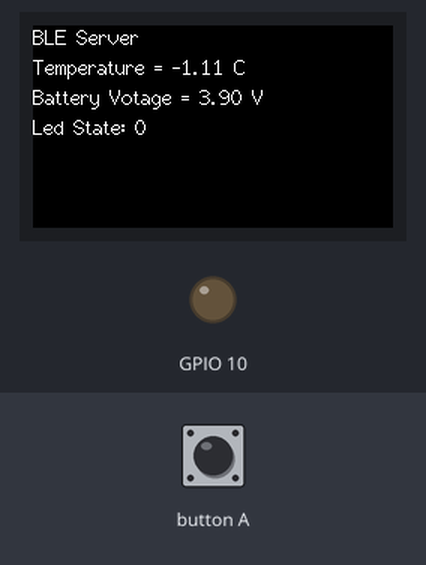
The sketch below on a simulated ESP32. Parts: 240×135 colour display, output pins drawn as LEDs (lit = HIGH). The inputs (shaded band) are chosen by the test bench. Nothing arrives over Bluetooth unless stated; a phone connects over Bluetooth LE 3 s after start; what the sketch prints to the serial monitor is not drawn.

Above: at 3.7 s.
3.8 s: button A pressed for 0.15 s
At 5.1 s:
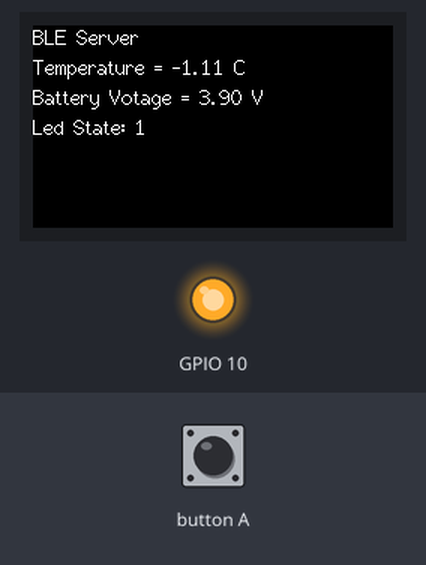
5.4 s: button A pressed for 1 s
At 6.7 s:
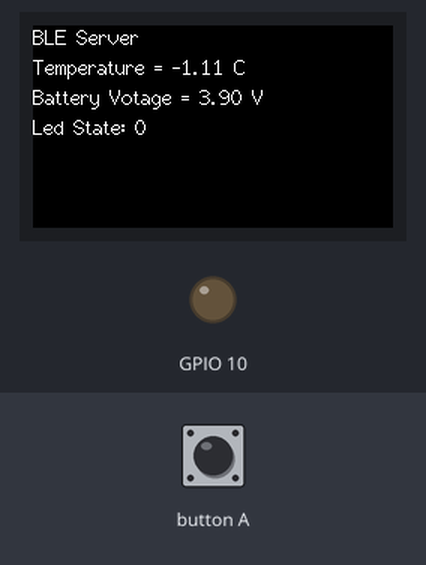
7.9 s: button A pressed for 3.2 s
At 8.6 s:
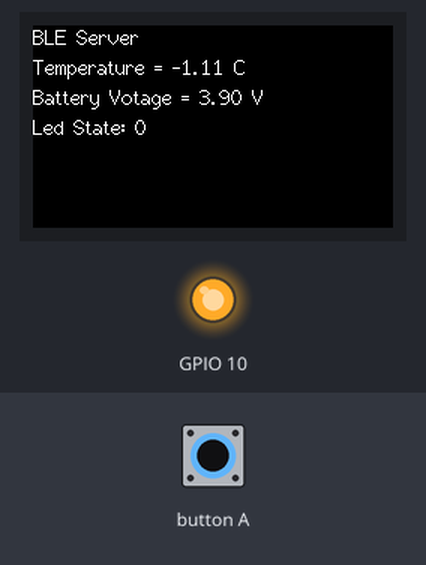
Timing chart, 0 to 10.9 s (numbered marks = the images above; inputs shaded):
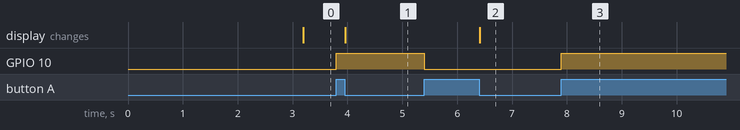

Measured:
- after the input at 3.8 s, GPIO 10: LOW → HIGH at once; the display: changes after 0.16 s (image 1)
- after the input at 5.4 s, GPIO 10: HIGH → LOW at once; the display: changes after 1.0 s (image 2)
- after the input at 7.9 s, GPIO 10: LOW → HIGH at once

The sketch:

BLE_Server.ino
```cpp
#include <BLEDevice.h>
#include <BLEServer.h>
//#include <BLEUtils.h>
//#include <BLE2902.h>
#include <M5StickCPlus.h>

//#include <Wire.h>

//Default Temperature in Celsius
#define temperatureCelsius

//change to unique BLE server name
#define bleServerName "CSC2106-BLE#01"

float tempC;
float tempF;
float vBatt = 5.0;  // initial value
bool isLedOn = false;


// Timer variables
unsigned long lastTime = 0;
unsigned long timerDelay = 15000;   // update refresh every 15sec

bool deviceConnected = false;

// See the following for generating UUIDs:
// https://www.uuidgenerator.net/
#define SERVICE_UUID "01234567-0123-4567-89ab-0123456789ab"

// Temperature Characteristic and Descriptor
#ifdef temperatureCelsius
  BLECharacteristic imuTemperatureCelsiusCharacteristics("01234567-0123-4567-89ab-0123456789cd", BLECharacteristic::PROPERTY_NOTIFY);
  BLEDescriptor imuTemperatureCelsiusDescriptor(BLEUUID((uint16_t)0x2902));
#else
  BLECharacteristic imuTemperatureFahrenheitCharacteristics("01234567-0123-4567-89ab-0123456789de", BLECharacteristic::PROPERTY_NOTIFY);
  BLEDescriptor imuTemperatureFahrenheitDescriptor(BLEUUID((uint16_t)0x2902));
#endif

// Battery Voltage Characteristic and Descriptor
BLECharacteristic axpVoltageCharacteristics("01234567-0123-4567-89ab-0123456789ef", BLECharacteristic::PROPERTY_NOTIFY);
BLEDescriptor axpVoltageDescriptor(BLEUUID((uint16_t)0x2903));

// Battery Led Characteristic and Descriptor
BLECharacteristic axpLedCharacteristics("01234567-0123-4567-89ab-0123456789fg", BLECharacteristic::PROPERTY_NOTIFY);
BLEDescriptor axpLedDescriptor(BLEUUID((uint16_t)0x2904));

//Setup callbacks onConnect and onDisconnect
class MyServerCallbacks: public BLEServerCallbacks {
  void onConnect(BLEServer* pServer) {
    deviceConnected = true;
    Serial.println("MyServerCallbacks::Connected...");
  };
  void onDisconnect(BLEServer* pServer) {
    deviceConnected = false;
    Serial.println("MyServerCallbacks::Disconnected...");
    BLEDevice::getAdvertising()->start();  // Restart advertising after disconnect
  }
};

// Led callback
class MyLedCharacteristicCallbacks : public BLECharacteristicCallbacks {
  void onWrite(BLECharacteristic *pCharacteristic) {
    // Get the value written to the characteristic
    std::string value = pCharacteristic->getValue();
    if (value == "abc") {
      isLedOn = !isLedOn;
      digitalWrite(M5_LED, isLedOn);
    }
  }
};

void setup() {
  // Start serial communication
  Serial.begin(115200);

  // put your setup code here, to run once:
  M5.begin();
  M5.Lcd.setRotation(3);
  M5.Lcd.fillScreen(BLACK);
  M5.Lcd.setCursor(0, 0, 2);
  M5.Lcd.printf("BLE Server", 0);

  pinMode(M5_BUTTON_HOME, INPUT);
  pinMode(M5_LED, OUTPUT);

  // Create the BLE Device
  BLEDevice::init(bleServerName);

  // Create the BLE Server
  BLEServer *pServer = BLEDevice::createServer();
  pServer->setCallbacks(new MyServerCallbacks());

  // Create the BLE Service
  BLEService *bleService = pServer->createService(SERVICE_UUID);

  // Create BLE Characteristics and Create a BLE Descriptor
  // Temperature
  #ifdef temperatureCelsius
    bleService->addCharacteristic(&imuTemperatureCelsiusCharacteristics);
    imuTemperatureCelsiusDescriptor.setValue("IMU Temperature(C)");
    imuTemperatureCelsiusCharacteristics.addDescriptor(&imuTemperatureCelsiusDescriptor);
  #else
    bleService->addCharacteristic(&imuTemperatureFahrenheitCharacteristics);
    imuTemperatureFahrenheitDescriptor.setValue("IMU Temperature(F)");
    imuTemperatureFahrenheitCharacteristics.addDescriptor(&imuTemperatureFahrenheitDescriptor);
  #endif

  // Battery
  bleService->addCharacteristic(&axpVoltageCharacteristics);
  axpVoltageDescriptor.setValue("AXP Battery(V)");
  axpVoltageCharacteristics.addDescriptor(&axpVoltageDescriptor);

  // Led
  bleService->addCharacteristic(&axpLedCharacteristics);
  axpLedDescriptor.setValue("Led State");
  axpLedCharacteristics.addDescriptor(&axpLedDescriptor);
  axpLedCharacteristics.setCallbacks(new MyLedCharacteristicCallbacks());

  // Start the service
  bleService->start();

  // Start advertising
  BLEAdvertising *pAdvertising = BLEDevice::getAdvertising();
  pAdvertising->addServiceUUID(SERVICE_UUID);
  pServer->getAdvertising()->start();
  Serial.println("Waiting a client connection to notify...");
}

// Read temp celcius function
float readTemperature(){
  float t;
  M5.IMU.getTempData(&t);
  t = (t-32.0)*5.0/9.0;
  return t;
}

void loop() {
  digitalWrite(M5_LED, isLedOn);
  if (deviceConnected) {
    if(digitalRead(M5_BUTTON_HOME) == LOW){
      isLedOn = !isLedOn;

      // Read temperature as Celsius (the default)
      tempC = readTemperature();

      // Fahrenheit
      tempF = 1.8*tempC + 32;

      vBatt = M5.Axp.GetBatVoltage();

      //Notify temperature reading from IMU
      #ifdef temperatureCelsius
        static char temperatureCTemp[6];
        dtostrf(tempC, 6, 2, temperatureCTemp);
        //Set temperature Characteristic value and notify connected client
        imuTemperatureCelsiusCharacteristics.setValue(temperatureCTemp);
        imuTemperatureCelsiusCharacteristics.notify();
        Serial.print("Temperature = ");
        Serial.print(tempC);
        Serial.print(" C");

        M5.Lcd.setCursor(0, 20, 2);
        M5.Lcd.print("Temperature = ");
        M5.Lcd.print(tempC);
        M5.Lcd.println(" C");
      #else
        static char temperatureFTemp[6];
        dtostrf(tempF, 6, 2, temperatureFTemp);
        //Set temperature Characteristic value and notify connected client
        imuTemperatureFahrenheitCharacteristics.setValue(temperatureFTemp);
        imuTemperatureFahrenheitCharacteristics.notify();
        Serial.print("Temperature = ");
        Serial.print(tempF);
        Serial.print(" F");

        M5.Lcd.setCursor(0, 20, 2);
        M5.Lcd.print("Temperature = ");
        M5.Lcd.print(tempF);
        M5.Lcd.println(" F");
      #endif

      //Notify battery status reading from AXP192
      static char voltageBatt[6];
      dtostrf(vBatt, 6, 2, voltageBatt);
      //Set voltage Characteristic value and notify connected client
      axpVoltageCharacteristics.setValue(voltageBatt);
      axpVoltageCharacteristics.notify();
      Serial.print(" - Battery Voltage = ");
      Serial.print(vBatt);
      Serial.println(" V");

      M5.Lcd.setCursor(0, 40, 2);
      M5.Lcd.print("Battery Votage = ");
      M5.Lcd.print(vBatt);
      M5.Lcd.println(" V");

      // Set Led state
      static char ledBoolStr[2];
      if (isLedOn) {
        strcpy(ledBoolStr, "0");
      } else {
        strcpy(ledBoolStr, "1");
      }
      axpLedCharacteristics.setValue(ledBoolStr);
      axpLedCharacteristics.notify();

      M5.Lcd.setCursor(0, 60, 2);
      M5.Lcd.print("Led State: ");
      if (isLedOn) {
        M5.Lcd.println("0");
      } else {
        M5.Lcd.println("1");
      }

      // Home button "debouncer" logic
      while(digitalRead(M5_BUTTON_HOME) == LOW);
    }

    if ((millis() - lastTime) > timerDelay) {
      // Read temperature as Celsius (the default)
      // if (random(2)>0)
      //   tempC += random(10)/100.0;
      // else
      //   tempC -= random(10)/100.0;
      tempC = readTemperature();

      // Fahrenheit
      tempF = 1.8*tempC + 32;

      // Battery voltage
      // if (vBatt<1.0)
      //   vBatt = 5.0;
      // else
      //   vBatt -= 0.01;

      vBatt = M5.Axp.GetBatVoltage();

      //Notify temperature reading from IMU
      #ifdef temperatureCelsius
        static char temperatureCTemp[6];
        dtostrf(tempC, 6, 2, temperatureCTemp);
        //Set temperature Characteristic value and notify connected client
        imuTemperatureCelsiusCharacteristics.setValue(temperatureCTemp);
        imuTemperatureCelsiusCharacteristics.notify();
        Serial.print("Temperature = ");
        Serial.print(tempC);
        Serial.print(" C");

        M5.Lcd.setCursor(0, 20, 2);
        M5.Lcd.print("Temperature = ");
        M5.Lcd.print(tempC);
        M5.Lcd.println(" C");
      #else
        static char temperatureFTemp[6];
        dtostrf(tempF, 6, 2, temperatureFTemp);
        //Set temperature Characteristic value and notify connected client
        imuTemperatureFahrenheitCharacteristics.setValue(temperatureFTemp);
        imuTemperatureFahrenheitCharacteristics.notify();
        Serial.print("Temperature = ");
        Serial.print(tempF);
        Serial.print(" F");

        M5.Lcd.setCursor(0, 20, 2);
        M5.Lcd.print("Temperature = ");
        M5.Lcd.print(tempF);
        M5.Lcd.println(" F");
      #endif

      //Notify battery status reading from AXP192
      static char voltageBatt[6];
      dtostrf(vBatt, 6, 2, voltageBatt);
      //Set voltage Characteristic value and notify connected client
      axpVoltageCharacteristics.setValue(voltageBatt);
      axpVoltageCharacteristics.notify();
      Serial.print(" - Battery Voltage = ");
      Serial.print(vBatt);
      Serial.println(" V");

      M5.Lcd.setCursor(0, 40, 2);
      M5.Lcd.print("Battery Votage = ");
      M5.Lcd.print(vBatt);
      M5.Lcd.println(" V");

      // // Set Led state
      // if (isLedOn) {
      //   axpLedCharacteristics.setValue("0");
      //   axpLedCharacteristics.notify();
      // } else {
      //   axpLedCharacteristics.setValue("1");
      //   axpLedCharacteristics.notify();
      // }

      // if (isLedOn) {
      //   M5.Lcd.println("0");
      // } else {
      //   M5.Lcd.println("1");
      // }
      // Set Led state
      static char ledBoolStr[2];
      if (isLedOn) {
        strcpy(ledBoolStr, "0");
      } else {
        strcpy(ledBoolStr, "1");
      }
      axpLedCharacteristics.setValue(ledBoolStr);
      axpLedCharacteristics.notify();

      M5.Lcd.setCursor(0, 60, 2);
      M5.Lcd.print("Led State: ");
      if (isLedOn) {
        M5.Lcd.println("0");
      } else {
        M5.Lcd.println("1");
      }

      lastTime = millis();
    }
  }
}
```
